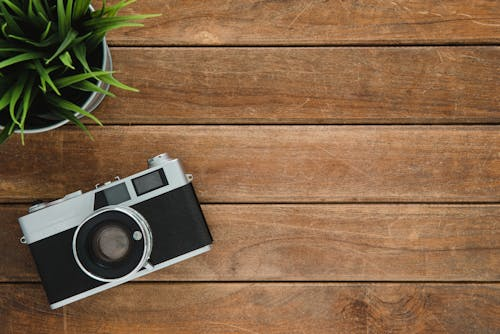
%> input picture Lab_9/Codes/image.jpeg, 500 x 334 px
$ octave HoughTransformStraightLine.m   (GNU Octave 9; MATLAB toolbox functions it lacks are replaced by stand-ins)
%> lines starting %> are read from the running program, lines starting %| are printed output that depends on the picture
% Read the image
I = imread('image.jpeg');  % Replace with your image filename
%> I is the input picture: size 334x500x3 uint8; mean R, G, B 131.3, 100.2, 70.7

% Convert the image to grayscale if it is in RGB
grayImage = rgb2gray(I);
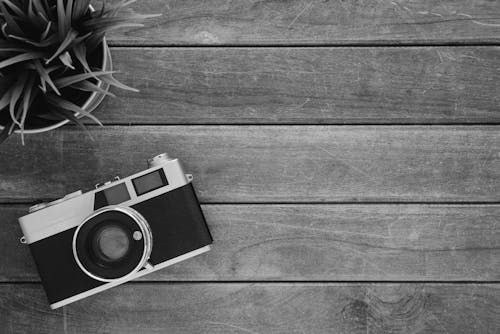
%> grayImage: size 334x500 uint8; min 0, max 255, mean 106.1

% Apply edge detection (using Canny edge detector)
edges = edge(grayImage, 'canny');
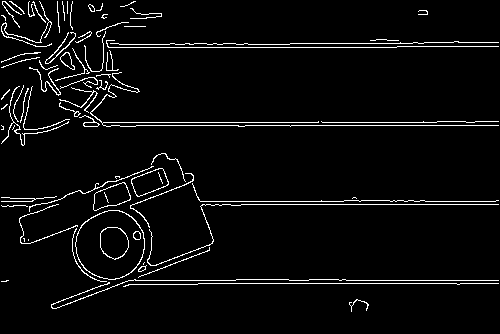
%> edges: size 334x500 logical; 4.3% white in thin lines or dots

% Perform the Hough transform
[H, theta, rho] = hough(edges);
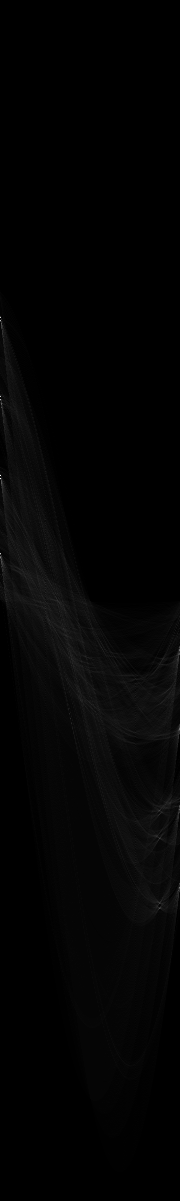
%> H: size 1201x180 double; min 0, max 383, mean 5.9; drawn with min black and max white
%> theta = 180 values from -90 to 89; rho = 1201 values from -600 to 600

% Find peaks in the Hough transform matrix
P = houghpeaks(H, 5, 'threshold', ceil(0.3 * max(H(:))));
%> P = [476 1; 318 1; 397 1; 554 1; 909 160]

% Find and draw lines on the original image
lines = houghlines(edges, theta, rho, P, 'FillGap', 5, 'MinLength', 7);
%> lines = 12 lines; longest, point1 to point2 (x, y): (199, 284) to (499, 284), (104, 48) to (397, 48), (242, 205) to (499, 205), (246, 126) to (499, 126), (137, 126) to (239, 126), (130, 281) to (57, 309)

% Create a figure with multiple subplots
figure;

% Display the original image
subplot(2, 2, 1);
imshow(I);
title('Original Image');

% Display the edge-detected image
subplot(2, 2, 2);
imshow(edges);
title('Edge Detected Image');

% Display the Hough transform matrix
subplot(2, 2, 3);
imshow(imadjust(rescale(H)), 'XData', theta, 'YData', rho, ...
       'InitialMagnification', 'fit');
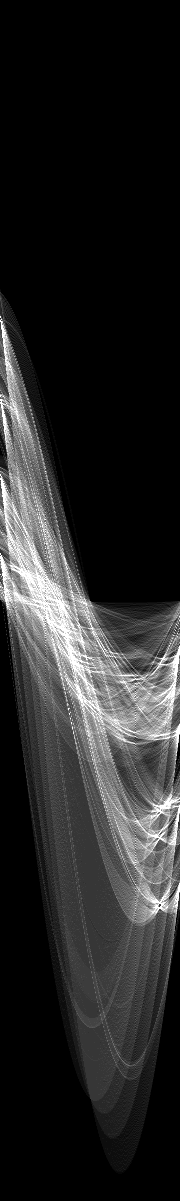
%> displayed picture: size 1201x180, on the screen's scale of 0 to 255; min 0, max 255, mean 39
xlabel('\theta (degrees)');
ylabel('\rho');
axis on;
axis normal;
title('Hough Transform of Edge Image');
colormap(gca, hot);

% Plot the peaks on the Hough transform matrix
hold on;
plot(theta(P(:,2)), rho(P(:,1)), 's', 'color', 'blue');
hold off;

% Display the original image with detected lines
subplot(2, 2, 4);
imshow(I);
title('Detected Lines on Original Image');
hold on;

% Plot each detected line segment
for k = 1:length(lines)
   xy = [lines(k).point1; lines(k).point2];
   plot(xy(:,1), xy(:,2), 'LineWidth', 2, 'Color', 'green');

   % Plot beginnings and ends of lines
   plot(xy(1,1), xy(1,2), 'x', 'LineWidth', 2, 'Color', 'yellow');
   plot(xy(2,1), xy(2,2), 'x', 'LineWidth', 2, 'Color', 'red');
end
%> this loop made 12 passes
%> xy on passes 1 to 12: [11 126; 24 126], [99 126; 106 126], [112 126; 120 126], [137 126; 239 126], [246 126; 499 126], [199 284; 499 284], [203 205; 231 205], [242 205; 499 205], [104 48; 397 48], [182 261; 166 268], [161 269; 135 280], [130 281; 57 309]
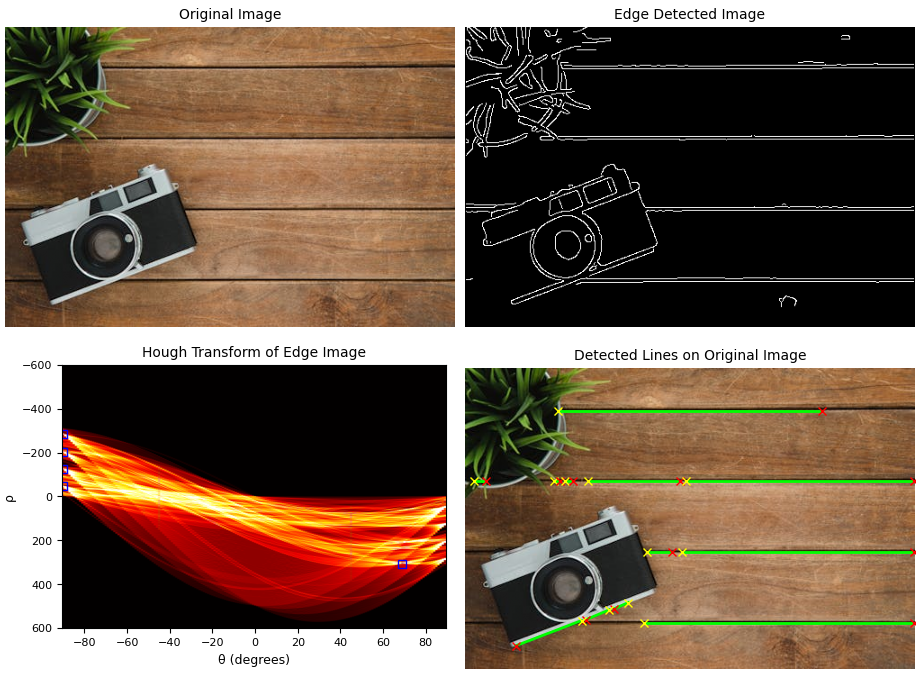
%> figure redrawn from the program's plot data, 4 panels

hold off;
